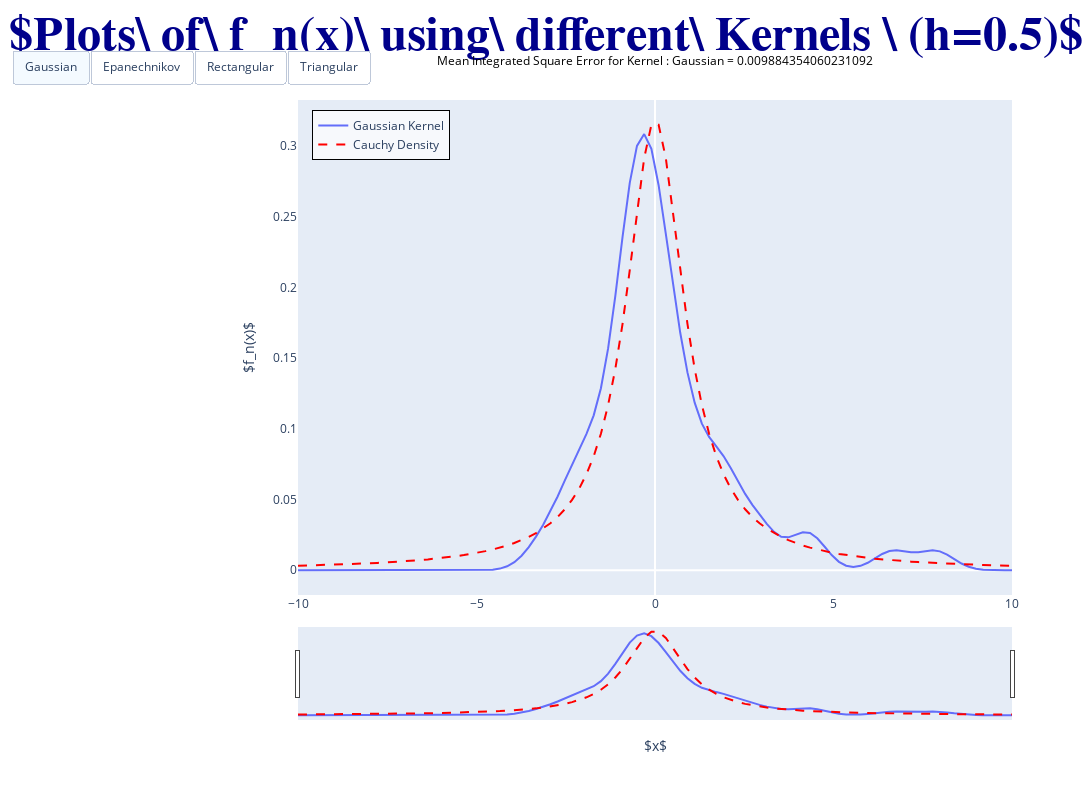

The notebook cell this image was saved under:
### Markdown cell above
# Effects of Varying sample sizes
Here we have drawn sample from Cauchy distribution and used Gaussian, Epanechnikov, Rectangular, Triangular Kernel.
## n=10

### Code cell
plot_function(sample,h=0.5)
